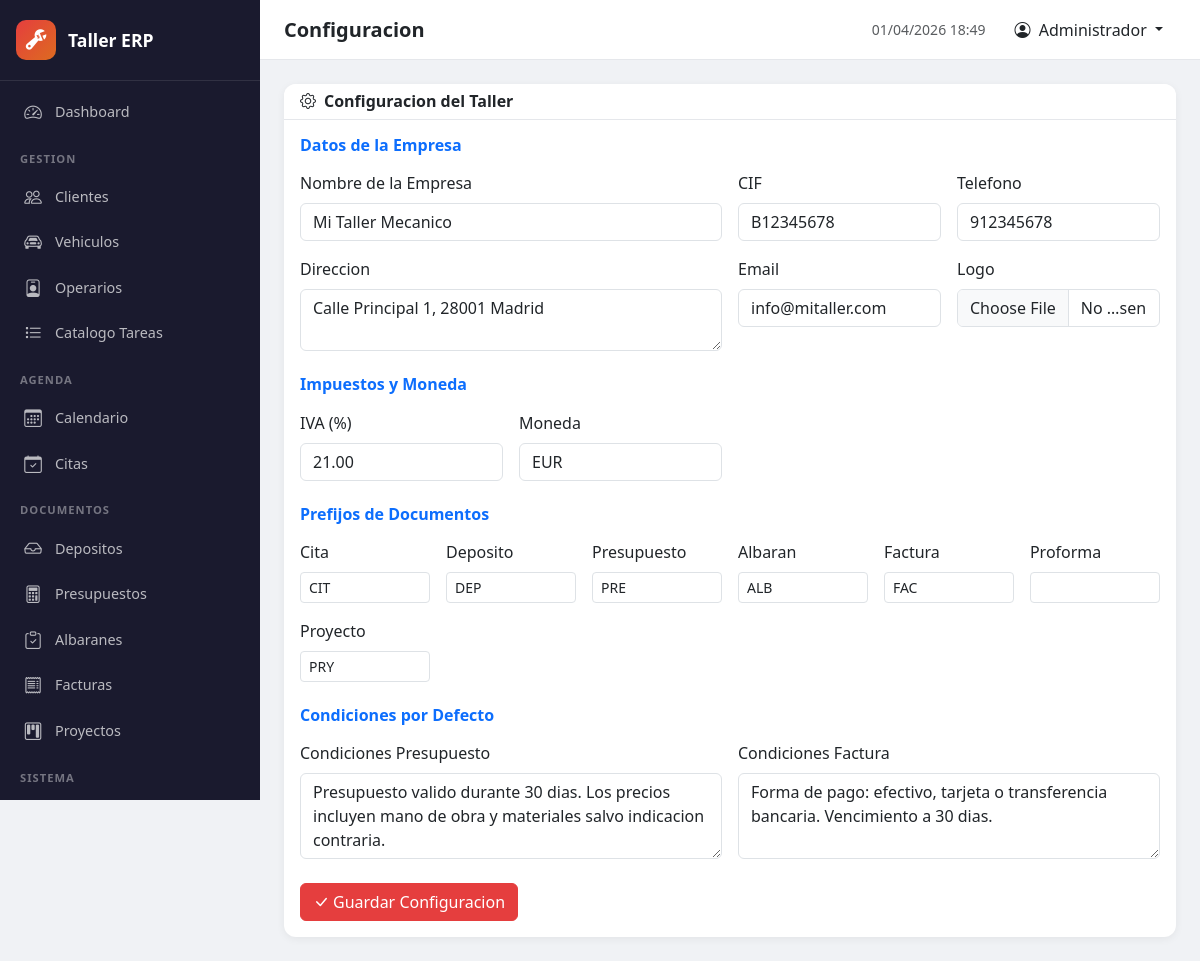
The page /index.php?c=config (signed in) on the database its author committed.
### tables this page shows
CREATE TABLE IF NOT EXISTS configuracion (
    id INT PRIMARY KEY DEFAULT 1,
    empresa_nombre VARCHAR(200) DEFAULT 'Mi Taller',
    empresa_cif VARCHAR(20) DEFAULT '',
    empresa_direccion TEXT,
    empresa_telefono VARCHAR(20) DEFAULT '',
    empresa_email VARCHAR(150) DEFAULT '',
    empresa_logo VARCHAR(255) DEFAULT '',
    iva_porcentaje DECIMAL(5,2) DEFAULT 21.00,
    moneda VARCHAR(10) DEFAULT 'EUR',
    prefijo_deposito VARCHAR(10) DEFAULT 'DEP',
    prefijo_presupuesto VARCHAR(10) DEFAULT 'PRE',
    prefijo_orden VARCHAR(10) DEFAULT 'ORD',
    prefijo_albaran VARCHAR(10) DEFAULT 'ALB',
    prefijo_factura VARCHAR(10) DEFAULT 'FAC',
    prefijo_proyecto VARCHAR(10) DEFAULT 'PRY',
    prefijo_cita VARCHAR(10) DEFAULT 'CIT',
    siguiente_num_deposito INT DEFAULT 1,
    siguiente_num_presupuesto INT DEFAULT 1,
    siguiente_num_orden INT DEFAULT 1,
    siguiente_num_albaran INT DEFAULT 1,
    siguiente_num_factura INT DEFAULT 1,
    siguiente_num_proyecto INT DEFAULT 1,
    siguiente_num_cita INT DEFAULT 1,
    condiciones_presupuesto TEXT,
    condiciones_factura TEXT,
    updated_at DATETIME DEFAULT CURRENT_TIMESTAMP ON UPDATE CURRENT_TIMESTAMP
);

### core/Controller.php (called while the page is built, shortened)
<?php
class Controller {
    protected function view($name, $data = []) {
        extract($data);
        $viewFile = __DIR__ . '/../views/' . $name . '.php';
        include $viewFile;
        include __DIR__ . '/../views/layout/master.php';
    }
}

### controllers/ConfigController.php (called while the page is built, shortened)
<?php
class ConfigController extends Controller {
    public function index() {
        $config = getConfig();
        $this->view('config/index', ['pageTitle' => 'Configuracion', 'config' => $config]);
    }
}

### core/Router.php (called while the page is built, shortened)
<?php
class Router {
    public function dispatch() {
        $action = $_GET['a'] ?? 'index';
        $action = preg_replace('/[^a-zA-Z0-9_]/', '', $action);
        $instance = new $controllerClass();
        $instance->$action();
    }
}

### index.php (called while the page is built, shortened)
<?php
require_once __DIR__ . '/core/Helpers.php';
require_once __DIR__ . '/core/Controller.php';
require_once __DIR__ . '/core/Router.php';
$router = new Router();
$router->dispatch();

### core/Helpers.php (called while the page is built, shortened)
<?php
function e($str) {
    return htmlspecialchars($str ?? '', ENT_QUOTES, 'UTF-8');
}
function getConfig() {
    static $config = null;
    if ($config === null) {
        $db = getDB();
        $config = $db->query("SELECT * FROM configuracion WHERE id = 1")->fetch();
    }
    return $config;
}

### views/config/index.php (the view, shortened to what this page needs)
<?php $c = $config; ?>
<div class="card form-card">
    <div class="card-header"><h6 class="mb-0 fw-bold"><i class="bi bi-gear me-2"></i>Configuracion del Taller</h6></div>
    <div class="card-body">
        <form method="POST" action="index.php?c=config&a=update" enctype="multipart/form-data">
            <h6 class="fw-bold mb-3 text-primary">Datos de la Empresa</h6>
            <div class="row g-3 mb-4">
                <div class="col-md-6"><label class="form-label">Nombre de la Empresa</label><input type="text" class="form-control" name="empresa_nombre" value="<?= e($c['empresa_nombre']) ?>"></div>
                <div class="col-md-3"><label class="form-label">CIF</label><input type="text" class="form-control" name="empresa_cif" value="<?= e($c['empresa_cif']) ?>"></div>
                <div class="col-md-3"><label class="form-label">Telefono</label><input type="text" class="form-control" name="empresa_telefono" value="<?= e($c['empresa_telefono']) ?>"></div>
                <div class="col-md-6"><label class="form-label">Direccion</label><textarea class="form-control" name="empresa_direccion" rows="2"><?= e($c['empresa_direccion']) ?></textarea></div>
                <div class="col-md-3"><label class="form-label">Email</label><input type="email" class="form-control" name="empresa_email" value="<?= e($c['empresa_email']) ?>"></div>
                <div class="col-md-3">
                    <label class="form-label">Logo</label>
                    <input type="file" class="form-control" name="empresa_logo" accept="image/*">
                </div>
            </div>
            <h6 class="fw-bold mb-3 text-primary">Impuestos y Moneda</h6>
            <div class="row g-3 mb-4">
                <div class="col-md-3"><label class="form-label">IVA (%)</label><input type="number" class="form-control" name="iva_porcentaje" value="<?= e($c['iva_porcentaje']) ?>" step="0.01"></div>
                <div class="col-md-3"><label class="form-label">Moneda</label><input type="text" class="form-control" name="moneda" value="<?= e($c['moneda']) ?>"></div>
            </div>
            <h6 class="fw-bold mb-3 text-primary">Prefijos de Documentos</h6>
            <div class="row g-3 mb-4">
                <?php foreach (['cita','deposito','presupuesto','albaran','factura','proforma','proyecto'] as $p): ?>
                <div class="col-md-3 col-lg-2">
                    <label class="form-label"><?= ucfirst($p) ?></label>
                    <input type="text" class="form-control form-control-sm" name="prefijo_<?= $p ?>" value="<?= e($c['prefijo_'.$p]) ?>">
                </div>
                <?php endforeach; ?>
            </div>
            <h6 class="fw-bold mb-3 text-primary">Condiciones por Defecto</h6>
            <div class="row g-3 mb-4">
                <div class="col-md-6"><label class="form-label">Condiciones Presupuesto</label><textarea class="form-control" name="condiciones_presupuesto" rows="3"><?= e($c['condiciones_presupuesto']) ?></textarea></div>
                <div class="col-md-6"><label class="form-label">Condiciones Factura</label><textarea class="form-control" name="condiciones_factura" rows="3"><?= e($c['condiciones_factura']) ?></textarea></div>
            </div>
            <button type="submit" class="btn btn-primary"><i class="bi bi-check-lg me-1"></i>Guardar Configuracion</button>
        </form>
    </div>
</div>

### assets/css/app.css (style rules this page uses)
:root { --sidebar-width: 260px; --sidebar-bg: #1a1a2e; --sidebar-hover: #16213e; --sidebar-active: #e53e3e; --topbar-height: 60px; --primary: #e53e3e; --primary-dark: #c53030; }
* { box-sizing: border-box; }
body { font-family: 'Segoe UI', system-ui, -apple-system, sans-serif; background: #f0f2f5; margin: 0; min-height: 100vh; }
.btn-primary { background: var(--primary); border-color: var(--primary); }
.form-card { border: none; border-radius: 12px; box-shadow: 0 2px 8px rgba(0,0,0,0.06); }
.form-card .card-header { background: #fff; border-bottom: 1px solid #e5e7eb; border-radius: 12px 12px 0 0 !important; }

### rows shown on the page
configuracion: empresa_nombre "Mi Taller Mecanico", empresa_cif "B12345678", empresa_telefono "912345678", empresa_direccion "Calle Principal 1, 28001 Madrid", empresa_email "info@mitaller.com", iva_porcentaje "21.00", moneda "EUR", prefijo_cita "CIT", prefijo_deposito "DEP", prefijo_presupuesto "PRE", prefijo_albaran "ALB", prefijo_factura "FAC", prefijo_proyecto "PRY", condiciones_presupuesto "Presupuesto valido durante 30 dias. Los precios incluyen mano de obra y materiales salvo indicacion contraria.", condiciones_factura "Forma de pago: efectivo, tarjeta o transferencia bancaria. Vencimiento a 30 dias."

### other values the page prints
APP_NAME "Taller ERP"
$pageTitle "Configuracion"
currentUser()['nombre'] "Administrador"
$p "Cita"
$p "Deposito"
$p "Presupuesto"
$p "Albaran"
$p "Factura"
$p "Proforma"
$p "Proyecto"
